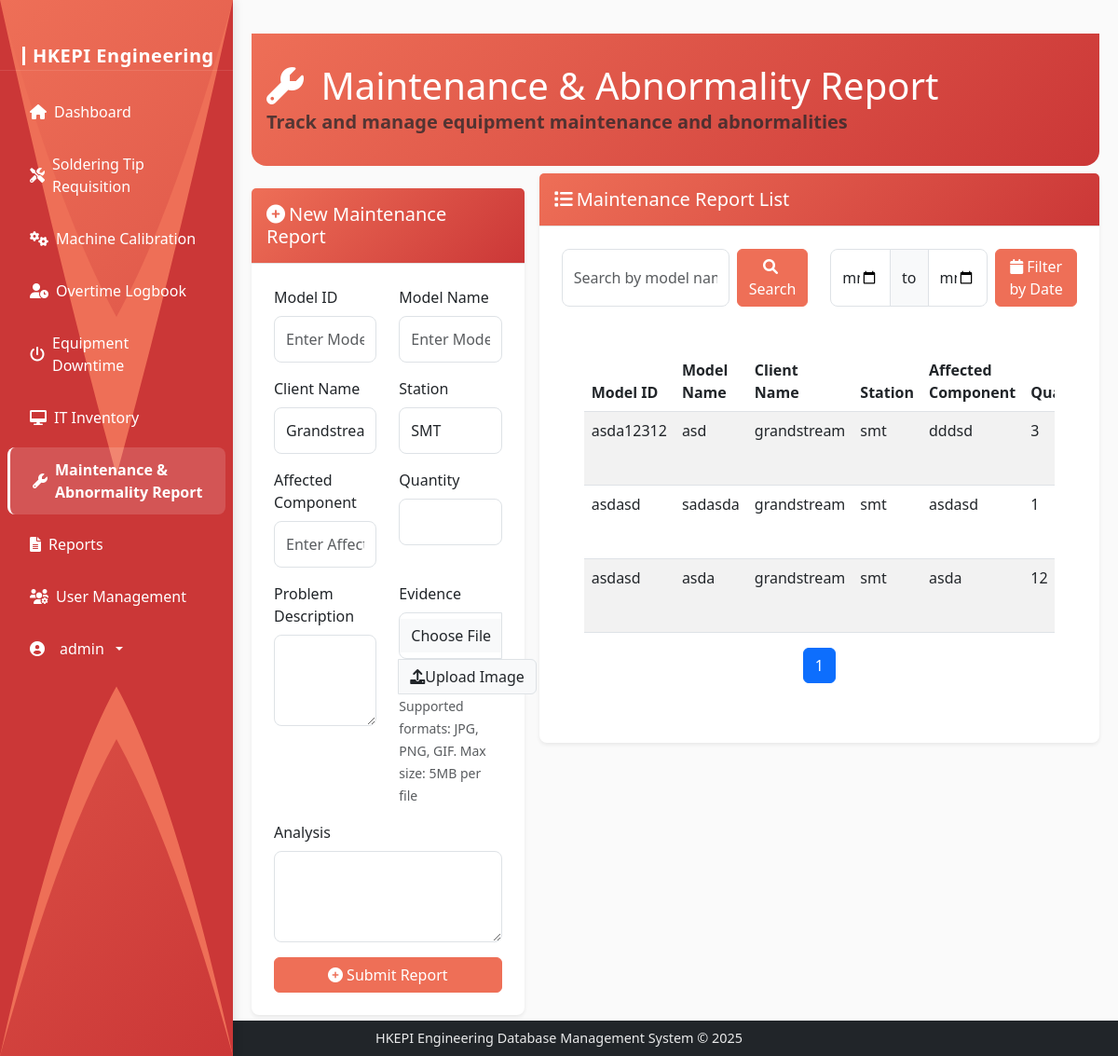
Page /maintenance-reports (signed in) on the committed database.
### models.py (models this page shows, shortened)
class User(UserMixin, db.Model):
    id = db.Column(db.Integer, primary_key=True)
    username = db.Column(db.String(64), unique=True, nullable=False)
    email = db.Column(db.String(120), unique=True, nullable=False)
    password_hash = db.Column(db.String(256), nullable=False)
    is_admin = db.Column(db.Boolean, default=False)
    date_created = db.Column(db.DateTime, default=datetime.utcnow)

class MaintenanceReport(db.Model):
    id = db.Column(db.Integer, primary_key=True)
    model_id = db.Column(db.String(50), nullable=False)
    model_name = db.Column(db.String(100), nullable=False)
    client_id = db.Column(db.String(50), nullable=False)
    client_name = db.Column(db.String(100), nullable=False)
    station = db.Column(db.String(50), nullable=False)
    affected_component = db.Column(db.String(200), nullable=False)
    quantity = db.Column(db.Integer, nullable=False)
    problem_description = db.Column(db.Text, nullable=False)
    evidence = db.Column(db.String(255))  # Will store filename/path of uploaded image
    analysis = db.Column(db.Text, nullable=False)
    status = db.Column(db.String(50), default='Open')
    created_at = db.Column(db.DateTime, default=datetime.utcnow)
    updated_at = db.Column(db.DateTime, default=datetime.utcnow, onupdate=datetime.utcnow)

### routes.py (the view, shortened to what this page needs)
@app.route('/maintenance-reports', methods=['GET', 'POST'])
@login_required
def maintenance_reports():
    edit_id = request.args.get('edit_id', type=int)
    report_to_edit = None
    if edit_id:
        report_to_edit = MaintenanceReport.query.get(edit_id)
        form = MaintenanceReportForm(obj=report_to_edit)
    else:
        form = MaintenanceReportForm()
    page = request.args.get('page', 1, type=int)
    reports = MaintenanceReport.query.order_by(MaintenanceReport.created_at.desc()).paginate(page=page, per_page=10, error_out=False)
    return render_template('maintenance_reports.html', form=form, reports=reports, edit_id=edit_id)

### templates/maintenance_reports.html (shortened to what this page needs)
{% extends 'base.html' %}
{% block content %}
<div class="container-fluid content-area">
    <div class="dashboard-header mb-4">
        <div class="header-content">
            <h1 class="mb-0" style="color: white;">
                <i class="fas fa-wrench me-2" style="color: white;"></i>
                Maintenance & Abnormality Report
            </h1>
            <p class="lead text-muted mb-0 bold-welcome">
                Track and manage equipment maintenance and abnormalities
            </p>
        </div>
    </div>
    <div class="row mb-4 g-3">
        <div class="col-12 col-md-4">
            <div class="card">
                <div class="card-header">
                    <h5 class="mb-0">
                        <i class="fas fa-plus-circle me-1"></i>New Maintenance Report
                    </h5>
                </div>
                <div class="card-body">
                    <form method="POST" enctype="multipart/form-data">
                        <div class="row mb-3">
                            <div class="col-md-6">
                                {{ form.model_id.label(class="form-label") }}
                                {{ form.model_id(class="form-control", placeholder="Enter Model ID") }}
                            </div>
                            <div class="col-md-6">
                                {{ form.model_name.label(class="form-label") }}
                                {{ form.model_name(class="form-control", placeholder="Enter Model Name") }}
                            </div>
                        </div>
                        <div class="row mb-3">
                            <div class="col-md-6">
                                {{ form.client_name.label(class="form-label") }}
                                {{ form.client_name(class="form-control") }}
                            </div>
                            <div class="col-md-6">
                                {{ form.station.label(class="form-label") }}
                                {{ form.station(class="form-control") }}
                            </div>
                        </div>
                        <div class="row mb-3">
                            <div class="col-md-6">
                                {{ form.affected_component.label(class="form-label") }}
                                {{ form.affected_component(class="form-control", placeholder="Enter Affected Component") }}
                            </div>
                            <div class="col-md-6">
                                {{ form.quantity.label(class="form-label") }}
                                {{ form.quantity(class="form-control") }}
                            </div>
                        </div>
                        <div class="row mb-3">
                            <div class="col-md-6">
                                {{ form.problem_description.label(class="form-label") }}
                                {{ form.problem_description(class="form-control", rows="3") }}
                            </div>
                            <div class="col-md-6">
                                {{ form.evidence.label(class="form-label") }}
                                <div class="input-group">
                                    {{ form.evidence(class="form-control") }}
                                    <label class="input-group-text" for="evidence">
                                        <i class="fas fa-upload"></i> Upload Image
                                    </label>
                                </div>
                                <small class="text-muted">Supported formats: JPG, PNG, GIF. Max size: 5MB per file</small>
                            </div>
                        </div>
                        <div class="row mb-3">
                            <div class="col-md-12">
                                {{ form.analysis.label(class="form-label") }}
                                {{ form.analysis(class="form-control", rows="3") }}
                            </div>
                        </div>
                        <div class="d-grid gap-2">
                            <button type="submit" class="btn btn-primary">
                                <i class="fas fa-plus-circle me-1"></i>Submit Report
                            </button>
                        </div>
                    </form>
                </div>
            </div>
        </div>
        <div class="col-12 col-md-8 mt-3 mt-md-0">
            <div class="card">
                <div class="card-header">
                    <h5 class="mb-0">
                        <i class="fas fa-list me-1"></i>Maintenance Report List
                    </h5>
                </div>
                <div class="card-body">
                    <div class="row mb-4">
                        <div class="col-md-6">
                            <form class="d-flex" method="GET">
                                <input type="text" class="form-control me-2" name="search" placeholder="Search by model name...">
                                <button class="btn btn-primary" type="submit">
                                    <i class="fas fa-search me-1"></i>Search
                                </button>
                            </form>
                        </div>
                        <div class="col-md-6">
                            <form class="d-flex" method="GET">
                                <div class="input-group me-2">
                                    <input type="date" class="form-control" name="start_date">
                                    <span class="input-group-text">to</span>
                                    <input type="date" class="form-control" name="end_date">
                                </div>
                                <button class="btn btn-primary" type="submit">
                                    <i class="fas fa-calendar me-1"></i>Filter by Date
                                </button>
                            </form>
                        </div>
                    </div>
                    <div class="card-body">
                        <div class="table-responsive">
                            <table class="table table-striped">
                                <thead>
                                    <tr>
                                        <th>Model ID</th>
                                        <th>Model Name</th>
                                        <th>Client Name</th>
                                        <th>Station</th>
                                        <th>Affected Component</th>
                                        <th>Quantity</th>
                                    </tr>
                                </thead>
                                <tbody>
                                    {% for report in reports.items %}
                                    <tr>
                                        <td>{{ report.model_id }}</td>
                                        <td>{{ report.model_name }}</td>
                                        <td>{{ report.client_name }}</td>
                                        <td>{{ report.station }}</td>
                                        <td>{{ report.affected_component }}</td>
                                        <td>{{ report.quantity }}</td>
                                    </tr>
                                    {% endfor %}
                                </tbody>
                            </table>
                        </div>
                        <nav aria-label="Page navigation">
                            <ul class="pagination justify-content-center">
                                {% for page in reports.iter_pages() %}
                                {% if page %}
                                <li class="page-item {% if page == reports.page %}active{% endif %}">
                                    <a class="page-link" href="{{ url_for('maintenance_reports', page=page) }}">{{ page }}</a>
                                </li>
                                {% else %}
                                <li class="page-item disabled">
                                    <span class="page-link">...</span>
                                </li>
                                {% endif %}
                                {% endfor %}
                            </ul>
                        </nav>
                    </div>
                </div>
            </div>
        </div>
    </div>
</div>
{% endblock %}

### templates/base.html (shortened to what this page needs)
<!DOCTYPE html>
<html lang="en" data-bs-theme="light" style="height: 100%;">
<head>
    <link href="https://cdn.jsdelivr.net/npm/bootstrap@5.3.0/dist/css/bootstrap.min.css" rel="stylesheet">
    <link rel="stylesheet" href="https://cdnjs.cloudflare.com/ajax/libs/font-awesome/6.0.0/css/all.min.css">
    <link rel="stylesheet" type="text/css" href="https://cdn.jsdelivr.net/npm/daterangepicker/daterangepicker.css" />
    <link rel="stylesheet" href="{{ url_for('static', filename='css/style.css') }}">
</head>
<body class="{% block body_class %}{% endblock %}" style="height: 100%; margin: 0;">
    <nav class="sidebar" id="sidebar">
        <svg class="sidebar-wave" viewBox="0 0 100 100" preserveAspectRatio="none">
            <path d="M0 0 L0 100 Q25 80 50 70 Q75 80 100 100 L100 0 Q75 20 50 30 Q25 20 0 0 Z" fill="var(--accent-primary)"/>
            <path d="M0 0 L0 100 Q25 75 50 65 Q75 75 100 100 L100 0 Q75 25 50 45 Q25 25 0 0 Z" fill="var(--accent-secondary)"/>
        </svg>
        <div class="sidebar-brand">
            <a class="navbar-brand" href="{{ url_for('dashboard') }}">
                <span>HKEPI Engineering</span>
            </a>
        </div>
        {% if current_user.is_authenticated %}
        <ul class="sidebar-nav nav flex-column">
            <li class="nav-item">
                <a class="nav-link {% if request.path == url_for('dashboard') %}active fw-bold{% endif %}" href="{{ url_for('dashboard') }}">
                    <i class="fas fa-home"></i>
                    <span>Dashboard</span>
                </a>
            </li>
            <li class="nav-item">
                <a class="nav-link {% if request.path == url_for('soldering_tips') %}active fw-bold{% endif %}" href="{{ url_for('soldering_tips') }}">
                    <i class="fas fa-tools"></i>
                    <span>Soldering Tip Requisition</span>
                </a>
            </li>
            <li class="nav-item">
                <a class="nav-link {% if request.path == url_for('machine_calibrations') %}active fw-bold{% endif %}" href="{{ url_for('machine_calibrations') }}">
                    <i class="fas fa-cogs"></i>
                    <span>Machine Calibration</span>
                </a>
            </li>
            <li class="nav-item">
                <a class="nav-link {% if request.path == url_for('overtime_logbook') %}active fw-bold{% endif %}" href="{{ url_for('overtime_logbook') }}">
                    <i class="fas fa-user-clock"></i>
                    <span>Overtime Logbook</span>
                </a>
            </li>
            <li class="nav-item">
                <a class="nav-link {% if request.path == url_for('equipment_downtime') %}active fw-bold{% endif %}" href="{{ url_for('equipment_downtime') }}">
                    <i class="fas fa-power-off"></i>
                    <span>Equipment Downtime</span>
                </a>
            </li>
            <li class="nav-item">
                <a class="nav-link {% if request.path == url_for('it_inventory') %}active fw-bold{% endif %}" href="{{ url_for('it_inventory') }}">
                    <i class="fas fa-desktop"></i>
                    <span>IT Inventory</span>
                </a>
            </li>
            <li class="nav-item">
                <a class="nav-link {% if request.path == url_for('maintenance_reports') %}active fw-bold{% endif %}" href="{{ url_for('maintenance_reports') }}">
                    <i class="fas fa-wrench"></i>
                    <span>Maintenance & Abnormality Report</span>
                </a>
            </li>
            <li class="nav-item">
                <a class="nav-link {% if request.path == url_for('reports') %}active fw-bold{% endif %}" href="{{ url_for('reports') }}">
                    <i class="fas fa-file-alt"></i>
                    <span>Reports</span>
                </a>
            </li>
            {% if current_user.is_admin %}
            <li class="nav-item">
                <a class="nav-link {% if request.path == url_for('user_management') %}active fw-bold{% endif %}" href="{{ url_for('user_management') }}">
                    <i class="fas fa-users-cog"></i>
                    <span>User Management</span>
                </a>
            </li>
            {% endif %}
            <li class="nav-item mt-auto">
                <div class="dropdown">
                    <a class="nav-link dropdown-toggle" href="#" id="sidebarDropdown" role="button" data-bs-toggle="dropdown" aria-expanded="false">
                        <i class="fas fa-user-circle me-2"></i>
                        <span>{{ current_user.username }}</span>
                    </a>
                </div>
            </li>
        </ul>
        {% endif %}
    </nav>
        <div class="main-flex-center">
            {% block content %}
            {% endblock %}
        </div>
        <footer class="bg-dark text-white position-fixed bottom-0 w-100 py-2 z-1020" style="
            background-color: rgba(0,0,0,0.8);
            left: 0;
            right: 0;
            width: 100%;
            text-align: center;
        ">
            <div class="container-fluid">
                <div class="row">
                    <div class="col-12">
                        <p class="mb-0" style="
                            color: rgba(255,255,255,0.9);
                            font-size: 0.9rem;
                            max-width: 100%;
                            word-wrap: break-word;
                            margin: 0 auto;
                            padding: 0 1rem;
                        ">HKEPI Engineering Database Management System &copy; 2025</p>
                    </div>
                </div>
            </div>
        </footer>
    </body>
    </html>

### rows in the picture
User: username "admin"
MaintenanceReport: model_id "asda12312", model_name "asd", client_name "grandstream", station "smt", affected_component "dddsd", quantity "3"
MaintenanceReport: model_id "asdasd", model_name "sadasda", client_name "grandstream", station "smt", affected_component "asdasd", quantity "1"
MaintenanceReport: model_id "asdasd", model_name "asda", client_name "grandstream", station "smt", affected_component "asda", quantity "12"

### other values in the picture
{{ page }} "1"
